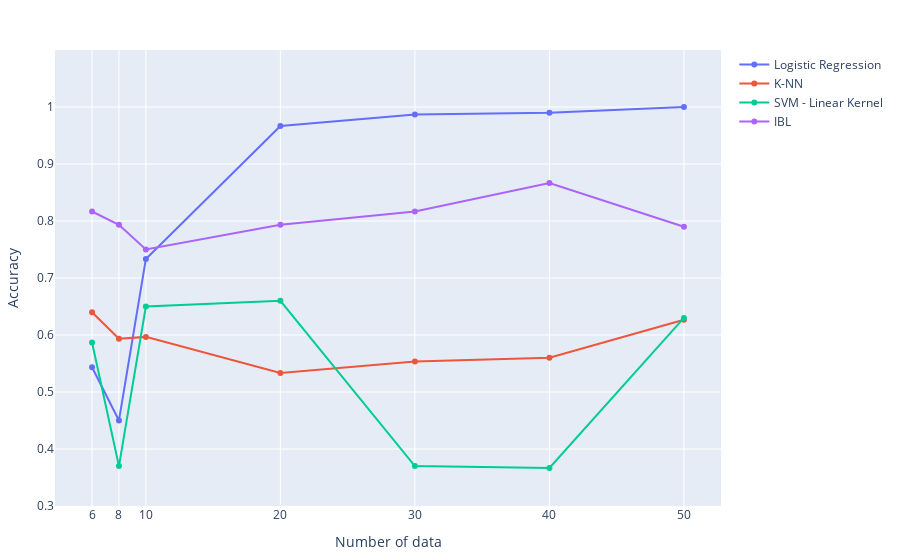

Notebook cell for this chart:
### Code cell
plot_graph(num_data, logic, k_nn, ibl, svm, yaxis)

### Figure 1 — Plotly figure (JSON) as saved in the notebook; plotly's stock layout.template omitted (floating-point values rounded to 4 significant figures)
{"data": [{"mode": "lines+markers", "name": "Logistic Regression", "type": "scatter", "x": [6, 8, 10, 20, 30, 40, 50], "y": [0.5433, 0.45, 0.7333, 0.9667, 0.9867, 0.99, 1]}, {"mode": "lines+markers", "name": "K-NN", "type": "scatter", "x": [6, 8, 10, 20, 30, 40, 50], "y": [0.64, 0.5933, 0.5967, 0.5333, 0.5533, 0.56, 0.6267]}, {"mode": "lines+markers", "name": "SVM - Linear Kernel", "type": "scatter", "x": [6, 8, 10, 20, 30, 40, 50], "y": [0.5867, 0.37, 0.65, 0.66, 0.37, 0.3667, 0.63]}, {"mode": "lines+markers", "name": "IBL", "type": "scatter", "x": [6, 8, 10, 20, 30, 40, 50], "y": [0.8167, 0.7933, 0.75, 0.7933, 0.8167, 0.8667, 0.79]}], "layout": {"autosize": false, "margin": {"b": 50, "l": 50, "pad": 0, "r": 20, "t": 50}, "xaxis": {"tickvals": [6, 8, 10, 20, 30, 40, 50], "title": {"text": "Number of data"}}, "yaxis": {"range": [0.3, 1.1], "tickvals": [0.2, 0.3, 0.4, 0.5, 0.6, 0.7, 0.8, 0.9, 1], "title": {"text": "Accuracy"}}}}
